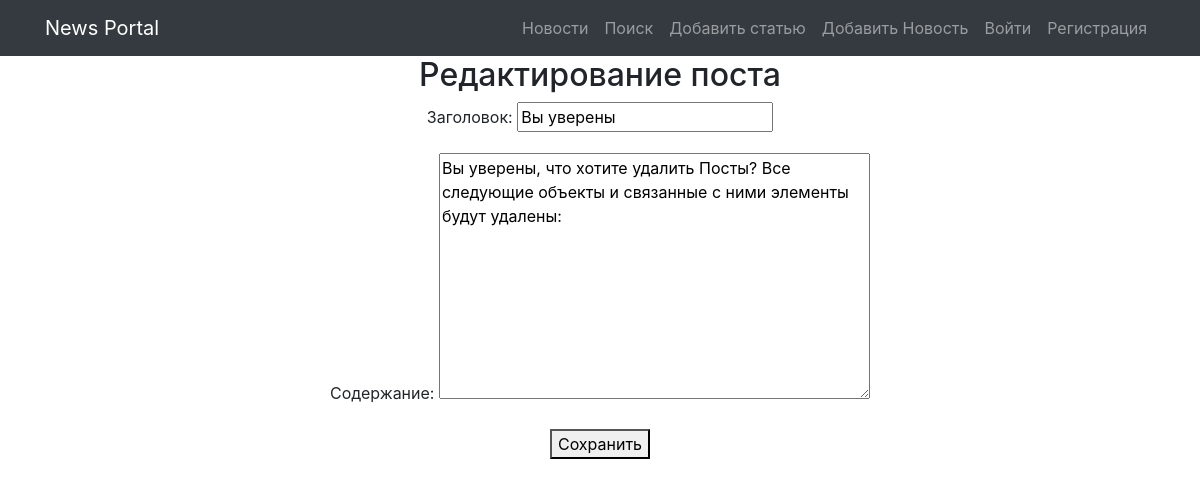
The page /news/52/edit/ on the database its author committed.
### news/models.py (models this page shows, shortened)
class Post(models.Model):
    class Meta:
        verbose_name = 'Пост'
        verbose_name_plural = 'Посты'
    ARTICLE = 'article'
    NEWS = 'news'
    POST_TYPES = [
        (ARTICLE, 'Статья'),
        (NEWS, 'Новость'),
    ]
    author = models.ForeignKey(Author, verbose_name='Автор', on_delete=models.CASCADE)
    post_type = models.CharField(max_length=10, verbose_name='тип поста', choices=POST_TYPES)
    created_at = models.DateTimeField(auto_now_add=True)
    category = models.ManyToManyField(Category, verbose_name='Категория', through='PostCategory')
    title = models.CharField(max_length=200, verbose_name='Заголовок')
    text = models.TextField(verbose_name='Содержание')
    rating = models.IntegerField(default=0, verbose_name='Рейтинг')

### news/views.py (the view)
# urls.py: path('news/<int:pk>/edit/', PostUpdateView.as_view(), name='post_update'),
class PostUpdateView(UpdateView):
    model = Post
    template_name = 'news/post_update.html'
    fields = ['title', 'text']  # Указать необходимые поля для редактирования
    success_url = reverse_lazy('posts_list')

### templates/news/post_update.html (shortened to what this page needs)
{% extends 'flatpages/default.html' %}
{% block content %}
  <h2>Редактирование поста</h2>
  <form method="post">
    {{ form.as_p }}
    <button type="submit">Сохранить</button>
  </form>
{% endblock %}

### rows shown on the page
Post: title "Вы уверены", text "Вы уверены, что хотите удалить Посты? Все следующие объекты и связанные с ними элементы будут удалены:"
